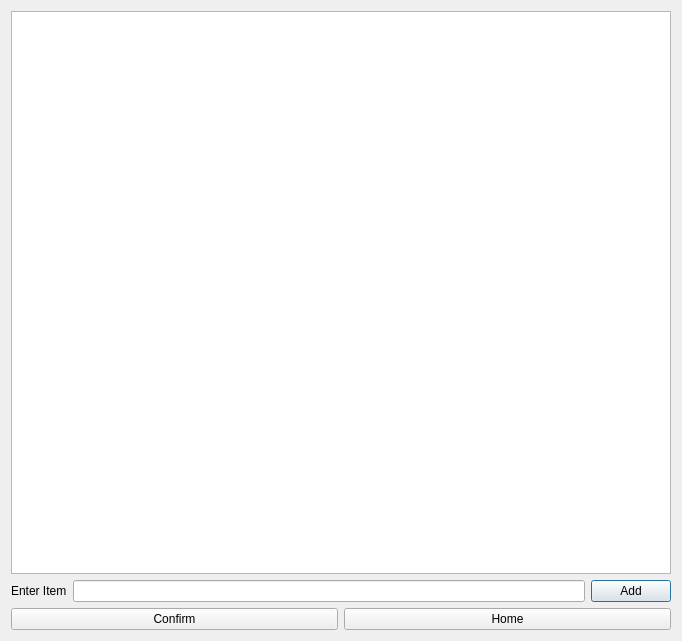
<?xml version="1.0" encoding="UTF-8"?>
<ui version="4.0">
 <class>InventoryPage</class>
 <widget class="QDialog" name="InventoryPage">
  <property name="geometry">
   <rect>
    <x>0</x>
    <y>0</y>
    <width>682</width>
    <height>641</height>
   </rect>
  </property>
  <property name="windowTitle">
   <string>Dialog</string>
  </property>
  <property name="styleSheet">
   <string notr="true"/>
  </property>
  <layout class="QVBoxLayout" name="verticalLayout">
   <item>
    <widget class="QTableView" name="tableView"/>
   </item>
   <item>
    <layout class="QHBoxLayout" name="horizontalLayout_2">
     <item>
      <widget class="QLabel" name="label">
       <property name="text">
        <string>Enter Item</string>
       </property>
      </widget>
     </item>
     <item>
      <widget class="QLineEdit" name="lineItem"/>
     </item>
     <item>
      <widget class="QPushButton" name="AddButton">
       <property name="text">
        <string>Add</string>
       </property>
      </widget>
     </item>
    </layout>
   </item>
   <item>
    <layout class="QHBoxLayout" name="horizontalLayout">
     <item>
      <widget class="QPushButton" name="ConfirmButton">
       <property name="text">
        <string>Confirm</string>
       </property>
      </widget>
     </item>
     <item>
      <widget class="QPushButton" name="HomeButton">
       <property name="text">
        <string>Home</string>
       </property>
      </widget>
     </item>
    </layout>
   </item>
  </layout>
 </widget>
 <resources/>
 <connections>
  <connection>
   <sender>HomeButton</sender>
   <signal>clicked()</signal>
   <receiver>InventoryPage</receiver>
   <slot>reject()</slot>
   <hints>
    <hint type="sourcelabel">
     <x>46</x>
     <y>292</y>
    </hint>
    <hint type="destinationlabel">
     <x>2</x>
     <y>294</y>
    </hint>
   </hints>
  </connection>
 </connections>
</ui>
